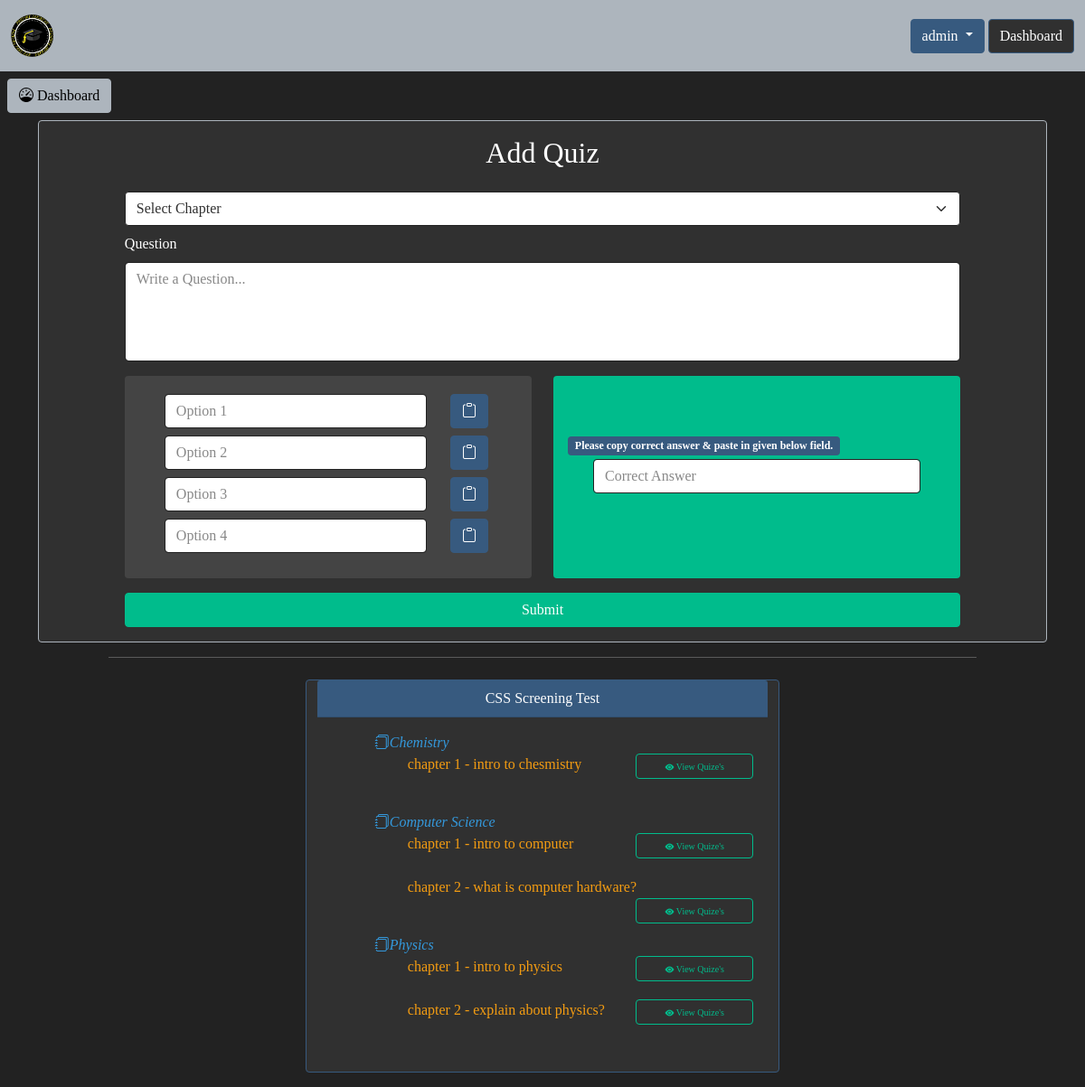
Screenshot of /add-quizes.php (signed in) with the database file from the repository.
### tables this page shows
CREATE TABLE `users` (
  `id` int(5) NOT NULL,
  `username` varchar(50) NOT NULL,
  `fullname` varchar(255) NOT NULL,
  `email` varchar(200) NOT NULL,
  `password` varchar(64) NOT NULL,
  `type` int(2) NOT NULL,
  `phone` varchar(100) NOT NULL,
  `bio` varchar(500) NOT NULL,
  `street` varchar(500) NOT NULL,
  `city` varchar(100) NOT NULL,
  `state` varchar(20) NOT NULL,
  `zipcode` varchar(20) NOT NULL,
  `token` varchar(500) NOT NULL
);

CREATE TABLE `tests` (
  `id` int(20) NOT NULL,
  `name` varchar(255) NOT NULL,
  `test_file` varchar(255) NOT NULL,
  `user_id` int(20) NOT NULL
);

CREATE TABLE `subjects` (
  `id` int(20) NOT NULL,
  `name` varchar(255) NOT NULL,
  `test_id` int(20) NOT NULL,
  `user_id` int(20) NOT NULL
);

CREATE TABLE `chapters` (
  `id` int(20) NOT NULL,
  `name` varchar(255) NOT NULL,
  `chapter_file` varchar(500) NOT NULL,
  `subject_id` int(20) NOT NULL,
  `user_id` int(20) NOT NULL
);

### add-quizes.php (the view, shortened to what this page needs)
<?php
include "database/connection.php";
if (isset($_SESSION['loggedIn'])) {
    $session_email = $_SESSION['loggedIn'];
    $user_query = "SELECT * FROM users WHERE email = '$session_email'";
    $user_result = mysqli_query($conn, $user_query);
    $user_data = mysqli_fetch_assoc($user_result);
    $db_type = $user_data['type'];
    $user_id = $user_data['id'];
    if ($db_type == 0 || $db_type == 2 ) {
?>
        <!DOCTYPE html>
        <html lang="en">
        <head>
            <link rel="stylesheet" href="css/bootstrap.min.css">
            <link rel="stylesheet" href="css/adminDashboard.css">
            <link rel="stylesheet" href="https://cdn.jsdelivr.net/npm/bootstrap-icons@1.5.0/font/bootstrap-icons.css">
        </head>
        <body style="overflow-x: hidden;">
            <?php include "includes/header.php"; ?>
            <a href="admin-dashboard.php"><button type="button" class="btn btn-light m-2" data-bs-toggle="tooltip" data-bs-placement="bottom" title="Back to Dashboard"><i class="bi bi-speedometer"></i> Dashboard</button></a>
            <div class="container">
                <form action="" method="post" onsubmit="return validateQuizes()" enctype="multipart/form-data">
                    <div class="card border-light m-auto w-100">
                        <div class="row justify-content-center">
                            <h3 class="text-center mt-3">Add Quiz</h3>
                        </div>
                        <div class="row justify-content-center mt-3">
                            <div class="col-10">
                                <select class="form-select" aria-label="Default select example" id="chapter_id" name="chapter_id" required>
                                    <option selected disabled value="">Select Chapter</option>
                                </select>
                            </div>
                        </div>
                        <div class="row justify-content-center mt-2">
                            <div class="col-10">
                                <div class="form-group">
                                    <label for="exampleTextarea" class="form-label">Question</label>
                                    <textarea style="resize: none;" name="question" class="form-control" placeholder="Write a Question..." id="question" rows="4" spellcheck="false" style="margin-top: 0px; margin-bottom: 0px; height: 104px;"></textarea>
                                </div>
                            </div>
                        </div>
                        <div class="row justify-content-center mt-3">
                            <div class="col-5">
                                <div class="alert alert-dismissible alert-secondary " style="height: 14em;">
                                    <div class="form-check">
                                        <input type="text" placeholder="Option 1" id="option1" name="option1" class="form-control m-1" style="float:left;width:80%">
                                        <button type="button" style="float:right" class="btn btn-primary mt-1" onclick="copyOption1()"> <i class="bi bi-clipboard"></i></button>
                                    </div>
                                    <div class="form-check">
                                        <input type="text" placeholder="Option 2" id="option2" name="option2" class="form-control m-1" style="float:left;width:80%">
                                        <button type="button" style="float:right" class="btn btn-primary mt-1" onclick="copyOption2()"> <i class="bi bi-clipboard"></i></button>
                                    </div>
                                    <div class="form-check">
                                        <input type="text" placeholder="Option 3" id="option3" name="option3" class="form-control m-1" style="float:left;width:80%">
                                        <button type="button" style="float:right" class="btn btn-primary mt-1" onclick="copyOption3()"> <i class="bi bi-clipboard"></i></button>
                                    </div>
                                    <div class="form-check">
                                        <input type="text" placeholder="Option 4" id="option4" name="option4" class="form-control m-1" style="float:left;width:80%">
                                        <button type="button" style="float:right" class="btn btn-primary mt-1" onclick="copyOption4()"> <i class="bi bi-clipboard"></i></button>
                                    </div>
                                </div>
                            </div>
                            <div class="col-5">
                                <div class="alert alert-dismissible alert-success" style="height: 14em;">
                                    <br /><br />
                                    <span class="badge bg-primary">
                                        Please copy correct answer & paste in given below field.
                                    </span>
                                    <div class="form-check">
                                        <input type="text" placeholder="Correct Answer" id="correct_answer" name="correct_answer" class="form-control m-1">
                                    </div>
                                </div>
                            </div>
                        </div>
                        <div class="row justify-content-center mb-3">
                            <div class="col-10">
                                <button type="submit" name="addQuizes" class="btn btn-success w-100 m-auto">Submit</button>
                            </div>
                        </div>
                    </div>
                </form>
            </div>
            <hr width="80%" class="m-auto mt-3 mb-2">
            <div class="container">
                <div class="row justify-content-center">
                    <?php
                    $tests = mysqli_query($conn, "SELECT * FROM tests WHERE user_id = '$user_id'");
                    while ($row = mysqli_fetch_assoc($tests)) {
                    ?>
                        <div class="card border-primary m-3" style="width: 46%;">
                            <div class="card-header bg-primary text-center"><?php echo $row['name'] ?></div>
                            <div class="card-body">
                                <?php
                                $subjects = mysqli_query($conn, "SELECT * FROM subjects WHERE test_id = '$row[id]' AND user_id = '$user_id'");
                                while ($row2 = mysqli_fetch_assoc($subjects)) {
                                    echo "
                                    <ul style='list-style-type:none'>
                                        <li>
                                            <span style='float:left'>
                                                <i class='bi bi-journals m-3 text-info' style='cursor:pointer'>$row2[name]</i>
                                            </span>
                                            <br>
                                            <ul style='list-style-type:none;margin-left:20px'>";
                                    $chapters = mysqli_query($conn, "SELECT * FROM chapters WHERE subject_id = '$row2[id]'");
                                    while ($row3 = mysqli_fetch_assoc($chapters)) {
                                        echo "
                                        <span style='float:left'>
                                            <span class='text-warning' style='cursor:pointer' >$row3[name]</span>
                                        </span>
                                        <span style='float:right'>
                                            <a href='chapter-quizes.php?chapter_id=$row3[id]' >
                                                <button type='button'class='btn btn-outline-success actions' data-toggle='modal' data-target='#quizes' >
                                                <i class='bi bi-eye-fill'></i> View Quize's
                                                </button>
                                            </a>
                                        </span>
                                        <br/><br/>
                                        ";
                                    }
                                    echo "</ul>
                                        </li>
                                    </ul>";
                                }
                                ?>
                            </div>
                        </div>
                    <?php
                    }
                    ?>
                </div>
            </div>
        </body>
        </html>
<?php
    } else {
        header("Location: user-dashboard.php");
    }
} else {
    header("Location: login-form.php");
}
?>

### includes/header.php (shortened to what this page needs)
<?php
include "database/connection.php";
?>
<link rel="stylesheet" href="../css/header.css">
<nav class="navbar navbar-expand-lg navbar-light bg-light" style="font-weight:bold">
  <div class="container-fluid">
    <img src="images/logo.png" alt="Logo is here" width="4%">
    <?php
    if (isset($_SESSION['loggedIn'])) {
      $sql_user = mysqli_query($conn, "SELECT * FROM users WHERE email = '$_SESSION[loggedIn]'");
      $fetch_data = mysqli_fetch_assoc($sql_user);
    ?>
      <?php
    }
    ?>
    <div class="auth">
      <?php
      if (isset($_SESSION['loggedIn'])) {
      ?>
        <div class="dropdown mr-5">
          <button class="btn btn-primary dropdown-toggle" type="button" id="dropdownMenuButton" data-toggle="dropdown" aria-haspopup="true" aria-expanded="false">
            <?php
            echo $fetch_username = $fetch_data['username'];
            ?>
          </button>
          <a href="user-dashboard.php" class="btn btn-primary bg-dark text-ligh" type="button">Dashboard</a>
        </div>
      <?php
      }
      ?>
    </div>
  </div>
</nav>

### css/adminDashboard.css (style rules this page uses)
* { padding:0; margin:0; font-family: montserrat; }
body { background-color: #222222; }

### css/header.css (style rules this page uses)
.auth { float: right; }

### add-quizes.php (style rules this page uses)
.actions { width: 130px; height: 28px; font-size: 10px; padding-top: -10px; }
body { overflow-x: hidden; }

### rows the page displays
users: username "admin"
tests: name "CSS Screening Test"
subjects: name "Chemistry"
chapters: name "chapter 1 - intro to chesmistry"
subjects: name "Computer Science"
chapters: name "chapter 1 - intro to computer"
chapters: name "chapter 2 - what is computer hardware?"
subjects: name "Physics"
chapters: name "chapter 1 - intro to physics"
chapters: name "chapter 2 - explain about physics?"
